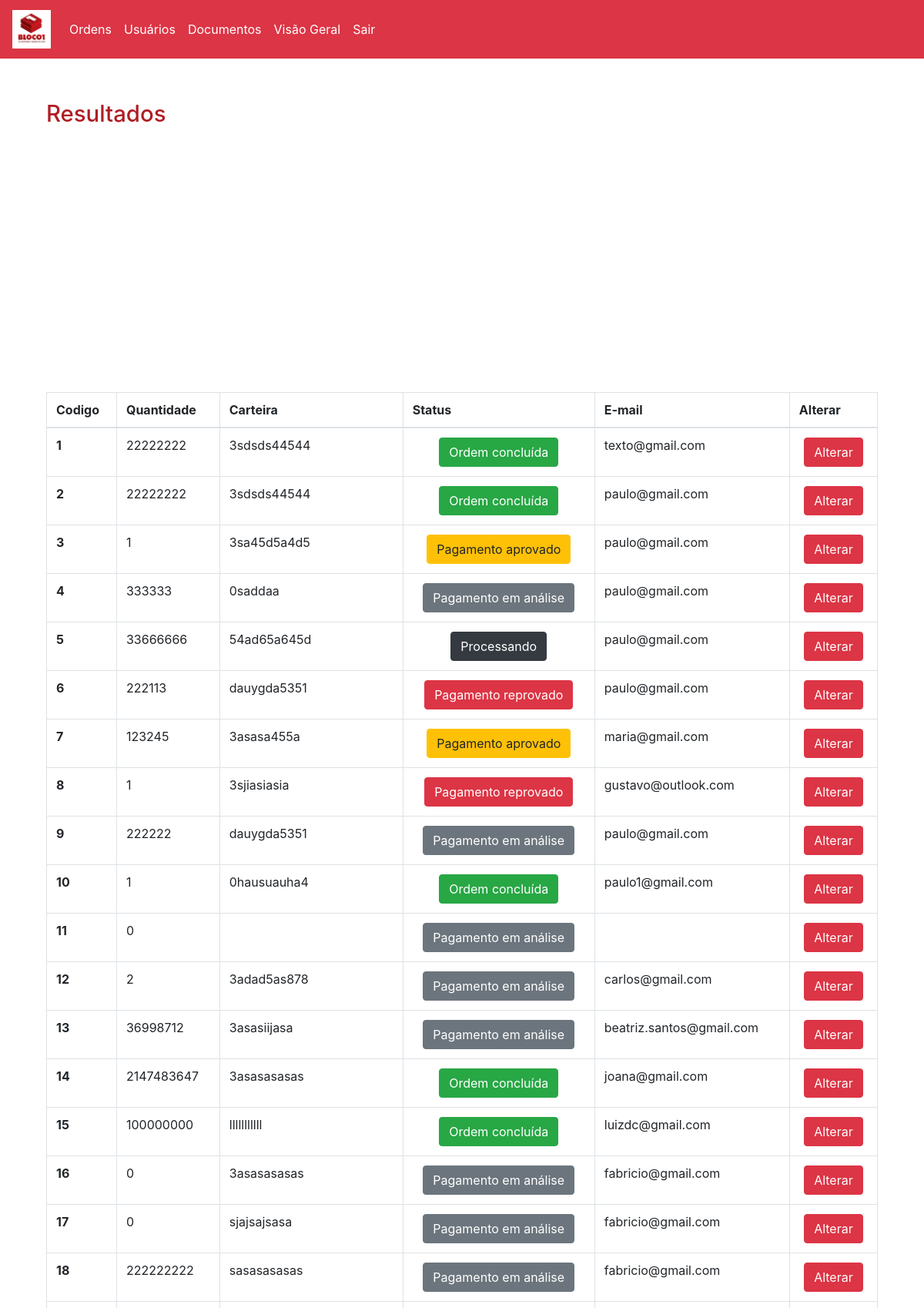
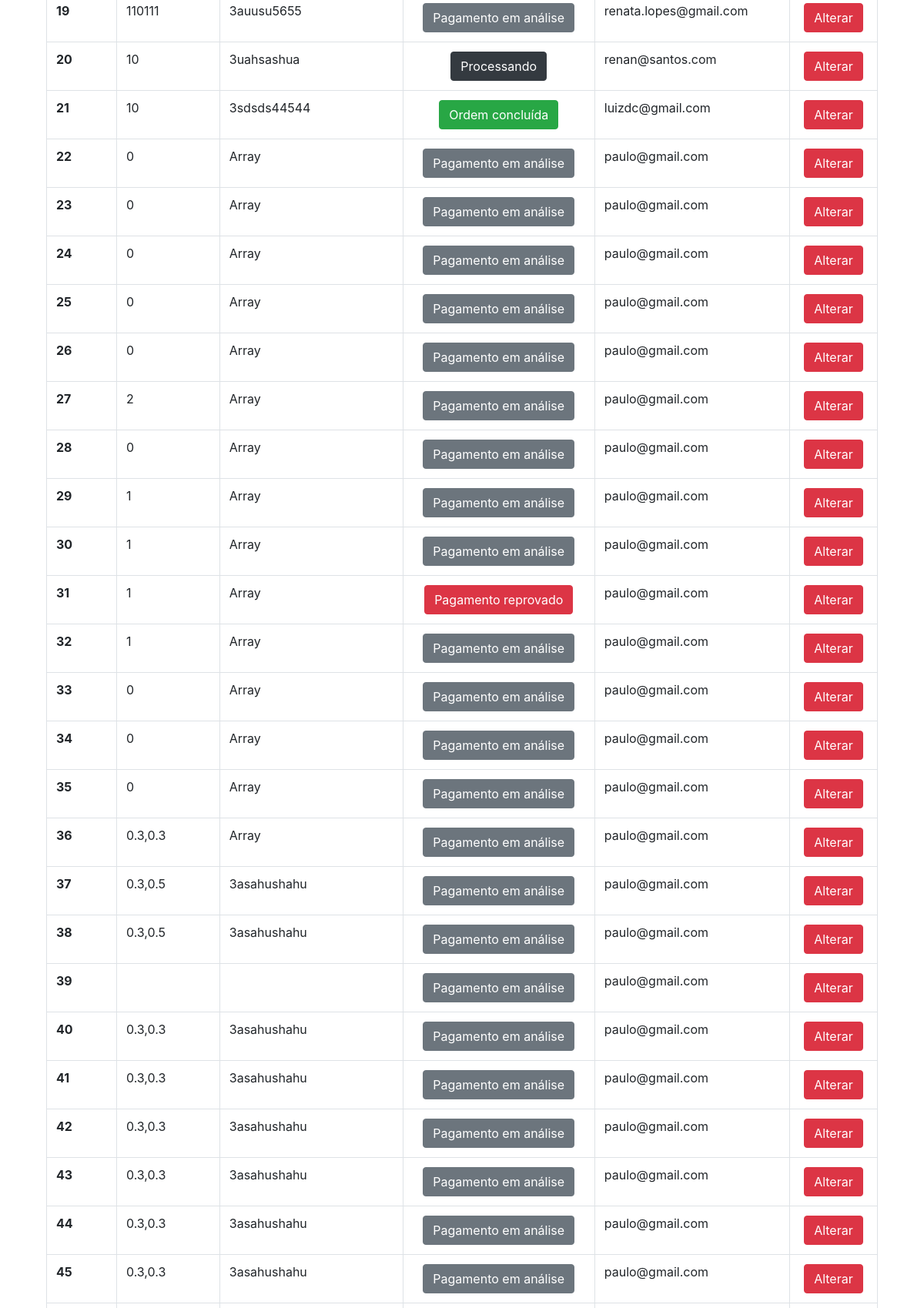
/adm/busca.php (signed in, upper part), run on the app's committed database (2 pictures, top to bottom).
### tables this page shows
CREATE TABLE `ordens` (
  `cod` int(11) NOT NULL,
  `valor_total` varchar(30) NOT NULL,
  `quantidade` varchar(20) NOT NULL,
  `carteira` varchar(150) NOT NULL,
  `tipo` varchar(50) NOT NULL,
  `nome` varchar(50) NOT NULL,
  `tamanho` varchar(50) NOT NULL,
  `email` varchar(50) NOT NULL,
  `valor_compra` varchar(20) NOT NULL,
  `valor_venda` varchar(20) NOT NULL,
  `valor_ordem` varchar(20) NOT NULL,
  `data` date NOT NULL,
  `hora` varchar(10) NOT NULL,
  `status` int(11) NOT NULL
);

### adm/busca.php (the view, shortened to what this page needs)
<?php
include "../adm/menu.php";
include "../Back/conexao.php";
?>
<head>
<link rel="stylesheet" type="text/css" href="../style/style.css">
</head>
<div class='container'>
    <div classs="row">
        <div class="col-md-12">
            <h2 class='espaco-padrao'>Resultados </h2>
            <div class="row">
    <div class="col-md-12">
    <table class="table table-bordered">
  <thead>
    <tr>
      <th scope="col">Codigo</th>
      <th scope="col">Quantidade</th>
      <th scope="col">Carteira</th>
      <th scope="col">Status</th>
      <th scope="col">E-mail</th>
      <th scope="col">Alterar</th>
    </tr>
  </thead>
  <tbody>
    <tr>
    <?php
$busca = $_POST['busca'];
$consulta = ("select * from ordens where email LIKE '%$busca%'");
$resultado = mysqli_query($link,$consulta);
if($resultado == true){
    foreach($resultado as $rows){
        $codigo = $rows['cod'];
        $quantidade = $rows['quantidade'];
        $carteira = $rows['carteira'];
        $status = $rows['status'];
        $email = $rows['email'];
?>
<div class="col-md-12">
            <div class="row">
      <th scope="row"><?php echo $codigo?></th>
            </div>
        </div>
        <div class="col-md-12">
            <div class="row">
      <td><?php echo  $quantidade ?></td>
            </div>
        </div>
        <div class="col-md-12">
            <div class="row">
      <td><?php echo $carteira ?></td>
            </div>
        </div>
        <div class="col-md-12">
            <div class="row">
      <td align="center"><?php
      if ($status == 0){
        echo "<button type='button' align='center' class='btn btn-secondary'>Pagamento em análise</button>";
      }elseif($status == 1){
        echo "<button type='button' align='center' class='btn btn-warning'>Pagamento aprovado</button>";
     }elseif($status == 2){
        echo "<button type='button' align='center' class='btn btn-danger'>Pagamento reprovado</button>";
      }elseif($status == 3){
        echo "<button type='button' align='center' class='btn btn-dark'>Processando</button>";
      }else{
        echo "<button type='button' align='center' class='btn btn-success'>Ordem concluída</button>";
      }
       ?></td>
            </div>
            <div class="col-md-12">
            <div class="row">
      <td><?php echo $email ?></td>
            </div>
        </div>
            <div class="col-md-12">
            <div class="row">
      <td align='center'><a href="ordens.php?cod= <?=$codigo;?>"><button type="button" class="btn btn-danger">Alterar</button></a></td>
            </div>
        </div>
        </div>
    </tr>
         <?php
    }
        }
        ?>
        </tbody>
</table>
    </div>
</div>
    </div>

### style/style.css (style rules this page uses)
.espaco-padrao { margin-top:5%!important; }
h2 { color:#AF1D23!important; font-size:22pt; }
.table { overflow: scroll!important; }

### data on the page
ordens: cod "1", quantidade "22222222", carteira "3sdsds44544", status "Ordem concluída", email "texto@gmail.com"
ordens: cod "2", quantidade "22222222", carteira "3sdsds44544", status "Ordem concluída", email "paulo@gmail.com"
ordens: cod "3", quantidade "1", carteira "3sa45d5a4d5", status "Pagamento aprovado", email "paulo@gmail.com"
ordens: cod "4", quantidade "333333", carteira "0saddaa", status "Pagamento em análise", email "paulo@gmail.com"
ordens: cod "5", quantidade "33666666", carteira "54ad65a645d", status "Processando", email "paulo@gmail.com"
ordens: cod "6", quantidade "222113", carteira "dauygda5351", status "Pagamento reprovado", email "paulo@gmail.com"
ordens: cod "7", quantidade "123245", carteira "3asasa455a", status "Pagamento aprovado", email "maria@gmail.com"
ordens: cod "8", quantidade "1", carteira "3sjiasiasia", status "Pagamento reprovado", email "gustavo@outlook.com"
ordens: cod "9", quantidade "222222", carteira "dauygda5351", status "Pagamento em análise", email "paulo@gmail.com"
ordens: cod "10", quantidade "1", carteira "0hausuauha4", status "Ordem concluída", email "paulo1@gmail.com"
ordens: cod "11", quantidade "0", status "Pagamento em análise"
ordens: cod "12", quantidade "2", carteira "3adad5as878", status "Pagamento em análise", email "carlos@gmail.com"
ordens: cod "13", quantidade "36998712", carteira "3asasiijasa", status "Pagamento em análise", email "beatriz.santos@gmail.com"
ordens: cod "14", quantidade "2147483647", carteira "3asasasasas", status "Ordem concluída", email "joana@gmail.com"
ordens: cod "15", quantidade "100000000", carteira "lllllllllll", status "Ordem concluída", email "luizdc@gmail.com"
ordens: cod "16", quantidade "0", carteira "3asasasasas", status "Pagamento em análise", email "fabricio@gmail.com"
ordens: cod "17", quantidade "0", carteira "sjajsajsasa", status "Pagamento em análise", email "fabricio@gmail.com"
ordens: cod "18", quantidade "222222222", carteira "sasasasasas", status "Pagamento em análise", email "fabricio@gmail.com"
ordens: cod "19", quantidade "110111", carteira "3auusu5655", status "Pagamento em análise", email "renata.lopes@gmail.com"
ordens: cod "20", quantidade "10", carteira "3uahsashua", status "Processando", email "renan@santos.com"
ordens: cod "21", quantidade "10", carteira "3sdsds44544", status "Ordem concluída", email "luizdc@gmail.com"
ordens: cod "22", quantidade "0", carteira "Array", status "Pagamento em análise", email "paulo@gmail.com"
ordens: cod "23", quantidade "0", carteira "Array", status "Pagamento em análise", email "paulo@gmail.com"
ordens: cod "24", quantidade "0", carteira "Array", status "Pagamento em análise", email "paulo@gmail.com"
ordens: cod "25", quantidade "0", carteira "Array", status "Pagamento em análise", email "paulo@gmail.com"
ordens: cod "26", quantidade "0", carteira "Array", status "Pagamento em análise", email "paulo@gmail.com"
ordens: cod "27", quantidade "2", carteira "Array", status "Pagamento em análise", email "paulo@gmail.com"
ordens: cod "28", quantidade "0", carteira "Array", status "Pagamento em análise", email "paulo@gmail.com"
ordens: cod "29", quantidade "1", carteira "Array", status "Pagamento em análise", email "paulo@gmail.com"
ordens: cod "30", quantidade "1", carteira "Array", status "Pagamento em análise", email "paulo@gmail.com"
ordens: cod "31", quantidade "1", carteira "Array", status "Pagamento reprovado", email "paulo@gmail.com"
ordens: cod "32", quantidade "1", carteira "Array", status "Pagamento em análise", email "paulo@gmail.com"
ordens: cod "33", quantidade "0", carteira "Array", status "Pagamento em análise", email "paulo@gmail.com"
ordens: cod "34", quantidade "0", carteira "Array", status "Pagamento em análise", email "paulo@gmail.com"
ordens: cod "35", quantidade "0", carteira "Array", status "Pagamento em análise", email "paulo@gmail.com"
ordens: cod "36", quantidade "0.3,0.3", carteira "Array", status "Pagamento em análise", email "paulo@gmail.com"
ordens: cod "37", quantidade "0.3,0.5", carteira "3asahushahu", status "Pagamento em análise", email "paulo@gmail.com"
ordens: cod "38", quantidade "0.3,0.5", carteira "3asahushahu", status "Pagamento em análise", email "paulo@gmail.com"
ordens: cod "39", status "Pagamento em análise", email "paulo@gmail.com"
ordens: cod "40", quantidade "0.3,0.3", carteira "3asahushahu", status "Pagamento em análise", email "paulo@gmail.com"
ordens: cod "41", quantidade "0.3,0.3", carteira "3asahushahu", status "Pagamento em análise", email "paulo@gmail.com"
ordens: cod "42", quantidade "0.3,0.3", carteira "3asahushahu", status "Pagamento em análise", email "paulo@gmail.com"
ordens: cod "43", quantidade "0.3,0.3", carteira "3asahushahu", status "Pagamento em análise", email "paulo@gmail.com"
ordens: cod "44", quantidade "0.3,0.3", carteira "3asahushahu", status "Pagamento em análise", email "paulo@gmail.com"
ordens: cod "45", quantidade "0.3,0.3", carteira "3asahushahu", status "Pagamento em análise", email "paulo@gmail.com"
